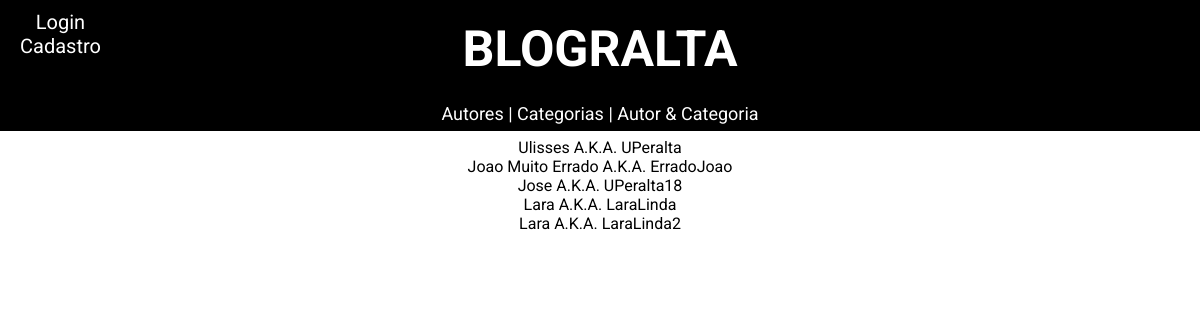
Screenshot of /autores.php with the database file from the repository.
### tables this page shows
CREATE TABLE `autor` (
  `id_autor` int(4) NOT NULL,
  `nome` varchar(100) NOT NULL,
  `email` varchar(100) NOT NULL,
  `usuario` varchar(100) NOT NULL,
  `senha` varchar(50) NOT NULL
);

### autores.php (the view, shortened to what this page needs)
<!DOCTYPE html>
<html>
<head>
	<link rel="stylesheet" type="text/css" href="./estilo.css">
</head>
<body>
	<?php require('./head.php'); ?>
	<div id="conteudo">
		<?php
			$resultados = $bd->query("SELECT * FROM autor");
			if($resultados ->num_rows > 0)
				while ($autor = $resultados->fetch_object())
				{
					echo '<a href="./profile.php?autor='.$autor->usuario.'">'.$autor->nome.' A.K.A. '.$autor->usuario.'</a><br/>';
				}
		?>
	</div>
</body>
</html>

### estilo.css (style rules this page uses)
body { font-family: 'Roboto', sans-serif; }
a { text-decoration: none; color: black; }
#conteudo { width: 1000px; margin:0 auto; padding-top: 130px; text-align: center; }

### rows the page displays
autor: nome "Ulisses", usuario "UPeralta"
autor: nome "Joao Muito Errado", usuario "ErradoJoao"
autor: nome "Jose", usuario "UPeralta18"
autor: nome "Lara", usuario "LaraLinda"
autor: nome "Lara", usuario "LaraLinda2"
